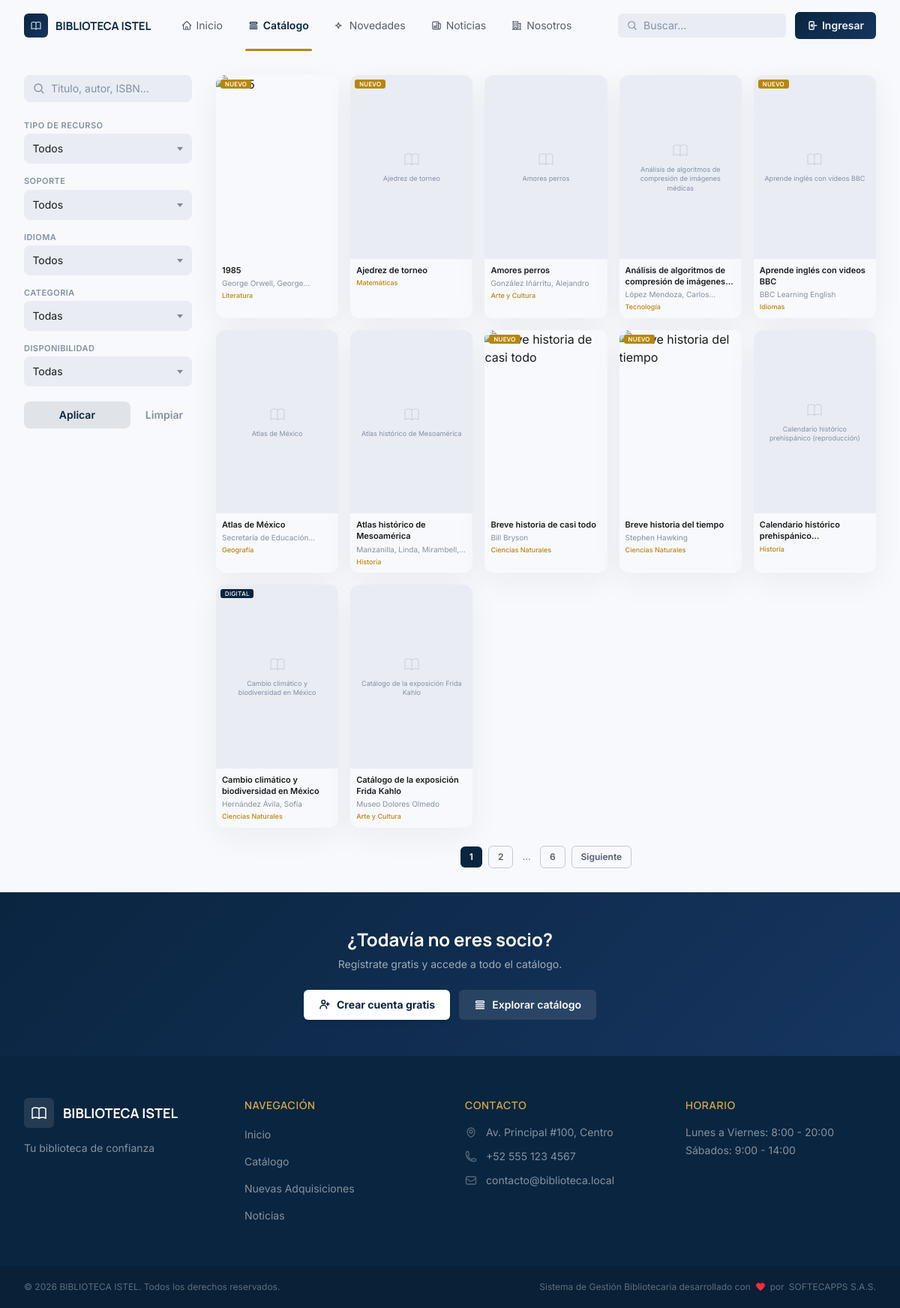
/catalog, run on the app's committed database.
### tables this page shows
CREATE TABLE `resources` (
  `id` int(10) unsigned NOT NULL AUTO_INCREMENT,
  `isbn_13` char(13) DEFAULT NULL,
  `marc_leader` char(24) DEFAULT NULL,
  `marc_control_number` varchar(64) DEFAULT NULL,
  `title` varchar(300) NOT NULL,
  `authors` longtext NOT NULL CHECK (json_valid(`authors`)),
  `marc_record` longtext DEFAULT NULL CHECK (json_valid(`marc_record`)),
  `publisher` varchar(200) DEFAULT NULL,
  `edition_statement` varchar(200) DEFAULT NULL,
  `publication_year` smallint(6) DEFAULT NULL,
  `category_id` int(10) unsigned NOT NULL,
  `branch_id` int(10) unsigned DEFAULT NULL,
  `support_type` enum('physical','digital','audiovisual','journal','thesis','map','score','kit','game','other') NOT NULL DEFAULT 'physical',
  `resource_type` varchar(60) DEFAULT NULL,
  `content_type` varchar(80) DEFAULT NULL,
  `media_type` varchar(80) DEFAULT NULL,
  `carrier_type` varchar(80) DEFAULT NULL,
  `description` text DEFAULT NULL,
  `pages` smallint(5) unsigned DEFAULT NULL,
  `language` char(2) NOT NULL DEFAULT 'es',
  `cover_image` varchar(255) DEFAULT NULL,
  `location` varchar(100) DEFAULT NULL,
  `digital_url` text DEFAULT NULL,
  `acquisition_price` decimal(8,2) DEFAULT NULL,
  `replacement_cost` decimal(8,2) NOT NULL,
  `acquisition_date` date DEFAULT NULL,
  `acquired_at` datetime DEFAULT NULL,
  `is_new_acquisition` tinyint(1) NOT NULL DEFAULT 1,
  `total_copies` tinyint(3) unsigned NOT NULL DEFAULT 0,
  `available_copies` tinyint(3) unsigned NOT NULL DEFAULT 0,
  `digital_access_count` int(10) unsigned NOT NULL DEFAULT 0,
  `is_active` tinyint(1) NOT NULL DEFAULT 1,
  `deactivated_at` datetime DEFAULT NULL,
  `deactivated_by` int(10) unsigned DEFAULT NULL,
  `deactivation_reason` text DEFAULT NULL,
  `created_at` datetime NOT NULL DEFAULT current_timestamp(),
  `updated_at` datetime NOT NULL DEFAULT current_timestamp() ON UPDATE current_timestamp(),
  PRIMARY KEY (`id`),
  UNIQUE KEY `uq_books_marc_control_number` (`marc_control_number`),
  UNIQUE KEY `uq_resources_isbn` (`isbn_13`),
  KEY `idx_resources_support_active` (`support_type`,`is_active`),
  KEY `idx_resources_branch` (`branch_id`,`is_active`),
  KEY `idx_resources_new_acquisition` (`is_new_acquisition`,`acquired_at`),
  KEY `idx_resources_category` (`category_id`),
  KEY `fk_resources_deactivated_by` (`deactivated_by`),
  FULLTEXT KEY `ft_books_search` (`title`,`publisher`),
  CONSTRAINT `fk_resources_branch` FOREIGN KEY (`branch_id`) REFERENCES `library_branches` (`id`) ON UPDATE CASCADE,
  CONSTRAINT `fk_resources_category` FOREIGN KEY (`category_id`) REFERENCES `categories` (`id`) ON UPDATE CASCADE,
  CONSTRAINT `fk_resources_deactivated_by` FOREIGN KEY (`deactivated_by`) REFERENCES `users` (`id`) ON DELETE SET NULL ON UPDATE CASCADE
);

CREATE TABLE `categories` (
  `id` int(10) unsigned NOT NULL AUTO_INCREMENT,
  `name` varchar(100) NOT NULL,
  `slug` varchar(120) NOT NULL,
  `description` text DEFAULT NULL,
  `fine_per_day_override` decimal(5,2) DEFAULT NULL,
  `loan_days_override` tinyint(4) DEFAULT NULL,
  `created_at` datetime NOT NULL DEFAULT current_timestamp(),
  PRIMARY KEY (`id`),
  UNIQUE KEY `uq_categories_name` (`name`),
  UNIQUE KEY `uq_categories_slug` (`slug`)
);

### views/public/catalog.php (the view, shortened to what the rows shown need)
<div class="max-w-7xl mx-auto px-4 sm:px-6 lg:px-8 py-8">
    <div class="flex flex-col lg:flex-row gap-8">
        <div class="flex-1 min-w-0">
            <?php if (empty($books)): ?>
                <div class="flex flex-col items-center justify-center py-20 text-center gap-4">
                    <svg class="w-12 h-12 text-on-surface-subtle/30" fill="none" viewBox="0 0 24 24" stroke="currentColor" stroke-width="1"><path stroke-linecap="round" stroke-linejoin="round" d="M12 6.253v13m0-13C10.832 5.477 9.246 5 7.5 5S4.168 5.477 3 6.253v13C4.168 18.477 5.754 18 7.5 18s3.332.477 4.5 1.253m0-13C13.168 5.477 14.754 5 16.5 5c1.747 0 3.332.477 4.5 1.253v13C19.832 18.477 18.247 18 16.5 18c-1.746 0-3.332.477-4.5 1.253"/></svg>
                    <p class="text-on-surface-subtle">No se encontraron recursos con estos filtros.</p>
                    <a href="<?= BASE_URL ?>/catalog" class="text-primary text-sm hover:underline">Limpiar filtros</a>
                </div>
            <?php else: ?>
                <div class="grid grid-cols-3 sm:grid-cols-4 md:grid-cols-5 xl:grid-cols-6 gap-3 sm:gap-4">
                    <?php foreach ($books as $book):
                        $authors = $book['authors'] ?? '';
                        if (is_string($authors) && str_starts_with(trim($authors), '[')) {
                            $dec = json_decode($authors, true);
                            $authors = is_array($dec) ? implode(', ', $dec) : $authors;
                        }
                        $isDigital = ($book['support_type'] ?? '') === 'digital';
                    ?>
                    <a href="<?= BASE_URL ?>/catalog/<?= (int)$book['id'] ?>"
                       class="group block bg-surface rounded-[0.75rem] overflow-hidden shadow-ambient hover:shadow-ambient-lg transition-all duration-300 hover:-translate-y-0.5">
                        <div class="relative aspect-[2/3] overflow-hidden">
                            <?php if (!empty($book['cover_image'])): ?>
                                <img src="<?= View::e($book['cover_image']) ?>"
                                     alt="<?= View::e($book['title']) ?>"
                                     class="w-full h-full object-cover group-hover:scale-[1.05] transition-transform duration-500"
                                     loading="lazy" decoding="async">
                            <?php else: ?>
                                <div class="w-full h-full bg-surface-container flex flex-col items-center justify-center gap-2 p-3">
                                    <p class="text-[9px] text-on-surface-subtle text-center leading-snug line-clamp-3"><?= View::e($book['title']) ?></p>
                                </div>
                            <?php endif; ?>
                            <div class="absolute inset-0 bg-primary/0 group-hover:bg-primary/50 transition-all duration-300 flex items-center justify-center">
                            </div>
                            <div class="absolute top-1.5 left-1.5 flex flex-col gap-1">
                                <?php if ($book['is_new_acquisition']): ?>
                                    <span class="bg-tertiary text-white text-[8px] font-display font-bold uppercase tracking-wider px-1.5 py-0.5 rounded-[3px] leading-none">Nuevo</span>
                                <?php endif; ?>
                                <?php if ($isDigital): ?>
                                    <span class="bg-primary text-white text-[8px] font-display font-semibold uppercase tracking-wider px-1.5 py-0.5 rounded-[3px] leading-none">Digital</span>
                                <?php endif; ?>
                            </div>
                        </div>
                        <div class="p-2">
                            <h3 class="text-[11px] font-semibold text-on-surface group-hover:text-primary line-clamp-2 leading-snug transition-colors"><?= View::e($book['title']) ?></h3>
                            <?php if (!empty($authors)): ?>
                                <p class="text-[10px] text-on-surface-subtle mt-0.5 line-clamp-1"><?= View::e($authors) ?></p>
                            <?php endif; ?>
                            <?php if (!empty($book['category_name'])): ?>
                                <p class="text-[9px] text-tertiary mt-0.5 font-medium truncate"><?= View::e($book['category_name']) ?></p>
                            <?php endif; ?>
                        </div>
                    </a>
                    <?php endforeach; ?>
                </div>
            <?php endif; ?>
        </div>
    </div>
</div>
<?php include BASE_PATH . '/views/partials/cta-register.php'; ?>

### data on the page
resources: is_new_acquisition "NUEVO", title "1985", authors "George Orwell,…", category.name "Literatura"
resources: is_new_acquisition "NUEVO", title "Ajedrez de torneo", category.name "Matemáticas"
resources: title "Amores perros", authors "González Iñárritu, Alejandro", category.name "Arte y Cultura"
resources: title "Análisis de algoritmos de compresión de…", authors "López Mendoza,…", category.name "Tecnología"
resources: is_new_acquisition "NUEVO", title "Aprende inglés con videos BBC", authors "BBC Learning English", category.name "Idiomas"
resources: title "Atlas de México", authors "Secretaría de…", category.name "Geografía"
resources: title "Atlas histórico de Mesoamérica", authors "Manzanilla, Linda,…", category.name "Historia"
resources: is_new_acquisition "NUEVO", title "Breve historia de casi todo", authors "Bill Bryson", category.name "Ciencias Naturales"
resources: is_new_acquisition "NUEVO", title "Breve historia del tiempo", authors "Stephen Hawking", category.name "Ciencias Naturales"
resources: title "Calendario histórico…", category.name "Historia"
resources: support_type "DIGITAL", title "Cambio climático y biodiversidad en México", authors "Hernández Ávila, Sofía", category.name "Ciencias Naturales"
resources: title "Catálogo de la exposición Frida Kahlo", authors "Museo Dolores Olmedo", category.name "Arte y Cultura"

### other printed values
$settings['library_name'] "BIBLIOTECA ISTEL"
$p "1"
$p "2"
$p "6"
$settings['library_slogan'] "Tu biblioteca de confianza"
$settings['library_address'] "Av. Principal #100, Centro"
$settings['library_phone'] "+52 555 123 4567"
$settings['library_email'] "contacto@biblioteca.local"
$line "Lunes a Viernes: 8:00 - 20:00"
$line "Sábados: 9:00 - 14:00"
